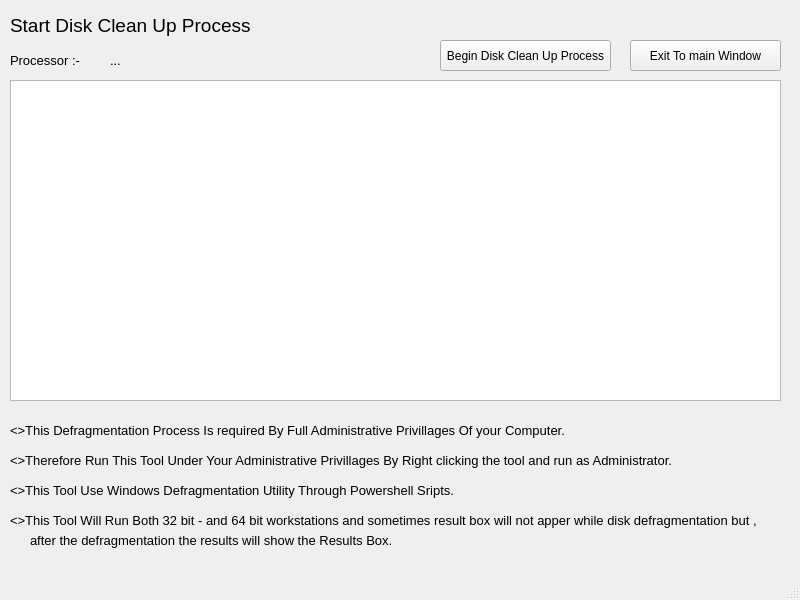
<?xml version="1.0" encoding="UTF-8"?>
<ui version="4.0">
 <class>DiskCleanupWindow</class>
 <widget class="QMainWindow" name="DiskCleanupWindow">
  <property name="geometry">
   <rect>
    <x>0</x>
    <y>0</y>
    <width>800</width>
    <height>600</height>
   </rect>
  </property>
  <property name="windowTitle">
   <string>MainWindow</string>
  </property>
  <widget class="QWidget" name="centralwidget">
   <widget class="QLabel" name="label">
    <property name="geometry">
     <rect>
      <x>10</x>
      <y>10</y>
      <width>381</width>
      <height>31</height>
     </rect>
    </property>
    <property name="font">
     <font>
      <pointsize>14</pointsize>
     </font>
    </property>
    <property name="text">
     <string>Start Disk Clean Up Process</string>
    </property>
   </widget>
   <widget class="QPushButton" name="exit_btn">
    <property name="geometry">
     <rect>
      <x>630</x>
      <y>40</y>
      <width>151</width>
      <height>31</height>
     </rect>
    </property>
    <property name="text">
     <string>Exit To main Window</string>
    </property>
   </widget>
   <widget class="QLabel" name="label_14">
    <property name="geometry">
     <rect>
      <x>10</x>
      <y>50</y>
      <width>191</width>
      <height>21</height>
     </rect>
    </property>
    <property name="font">
     <font>
      <pointsize>10</pointsize>
     </font>
    </property>
    <property name="text">
     <string>Processor :- </string>
    </property>
   </widget>
   <widget class="QPushButton" name="diskcleanup_btn">
    <property name="geometry">
     <rect>
      <x>440</x>
      <y>40</y>
      <width>171</width>
      <height>31</height>
     </rect>
    </property>
    <property name="text">
     <string>Begin Disk Clean Up Process</string>
    </property>
   </widget>
   <widget class="QTextEdit" name="diskcleanup_edit">
    <property name="geometry">
     <rect>
      <x>10</x>
      <y>80</y>
      <width>771</width>
      <height>321</height>
     </rect>
    </property>
   </widget>
   <widget class="QLabel" name="processor_txt">
    <property name="geometry">
     <rect>
      <x>110</x>
      <y>50</y>
      <width>251</width>
      <height>21</height>
     </rect>
    </property>
    <property name="font">
     <font>
      <pointsize>10</pointsize>
     </font>
    </property>
    <property name="text">
     <string>...</string>
    </property>
   </widget>
   <widget class="QLabel" name="label_5">
    <property name="geometry">
     <rect>
      <x>10</x>
      <y>450</y>
      <width>661</width>
      <height>21</height>
     </rect>
    </property>
    <property name="font">
     <font>
      <pointsize>10</pointsize>
     </font>
    </property>
    <property name="text">
     <string>&lt;&gt;Therefore Run This Tool Under Your Administrative Privillages By Right clicking the tool and run as Administrator.</string>
    </property>
   </widget>
   <widget class="QLabel" name="label_8">
    <property name="geometry">
     <rect>
      <x>30</x>
      <y>530</y>
      <width>371</width>
      <height>21</height>
     </rect>
    </property>
    <property name="font">
     <font>
      <pointsize>10</pointsize>
     </font>
    </property>
    <property name="text">
     <string>after the defragmentation the results will show the Results Box.</string>
    </property>
   </widget>
   <widget class="QLabel" name="label_7">
    <property name="geometry">
     <rect>
      <x>10</x>
      <y>510</y>
      <width>821</width>
      <height>21</height>
     </rect>
    </property>
    <property name="font">
     <font>
      <pointsize>10</pointsize>
     </font>
    </property>
    <property name="text">
     <string>&lt;&gt;This Tool Will Run Both 32 bit - and 64 bit workstations and sometimes result box will not apper while disk defragmentation but ,</string>
    </property>
   </widget>
   <widget class="QLabel" name="label_4">
    <property name="geometry">
     <rect>
      <x>10</x>
      <y>420</y>
      <width>561</width>
      <height>21</height>
     </rect>
    </property>
    <property name="font">
     <font>
      <pointsize>10</pointsize>
     </font>
    </property>
    <property name="text">
     <string>&lt;&gt;This Defragmentation Process Is required By Full Administrative Privillages Of your Computer.</string>
    </property>
   </widget>
   <widget class="QLabel" name="label_6">
    <property name="geometry">
     <rect>
      <x>10</x>
      <y>480</y>
      <width>661</width>
      <height>21</height>
     </rect>
    </property>
    <property name="font">
     <font>
      <pointsize>10</pointsize>
     </font>
    </property>
    <property name="text">
     <string>&lt;&gt;This Tool Use Windows Defragmentation Utility Through Powershell Sripts.</string>
    </property>
   </widget>
  </widget>
  <widget class="QMenuBar" name="menubar">
   <property name="geometry">
    <rect>
     <x>0</x>
     <y>0</y>
     <width>800</width>
     <height>21</height>
    </rect>
   </property>
  </widget>
  <widget class="QStatusBar" name="statusbar"/>
 </widget>
 <resources/>
 <connections/>
</ui>
